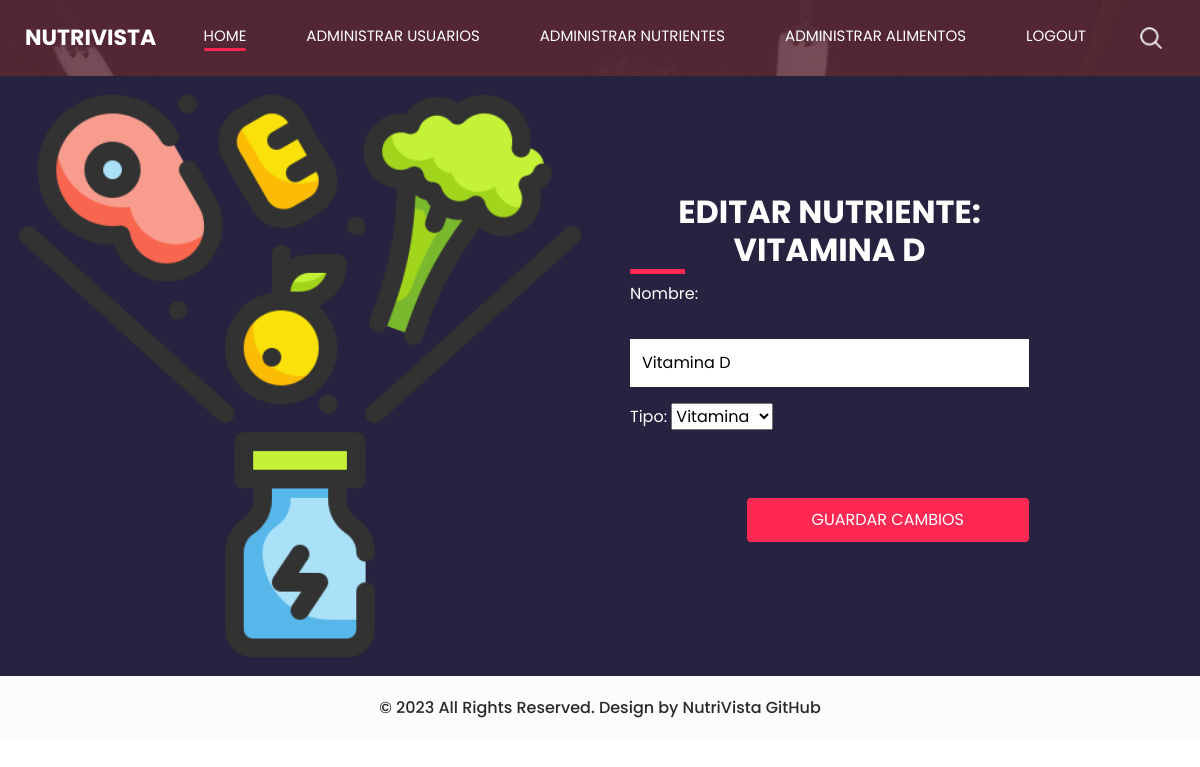
The page /editar_nutriente/5/ (signed in) on the database its author committed.
### base/models.py (models this page shows, shortened)
class Nutriente(models.Model):
    TIPO_CHOICES = [
        ('vitamina', 'Vitamina'),
        ('mineral', 'Mineral'),
    ]
    nombre = models.CharField(max_length=255)
    tipo = models.CharField(max_length=8, choices=TIPO_CHOICES)

### base/views.py (the view)
# urls.py: path('editar_nutriente/<int:nutriente_id>/', editar_nutriente, name='editar_nutriente'),
@login_required
@user_passes_test(lambda u: u.is_superuser)
def editar_nutriente(request, nutriente_id):
    nutriente = get_object_or_404(Nutriente, id=nutriente_id)
    if request.method == "POST":
        form = NutrienteForm(request.POST, instance=nutriente)
        if form.is_valid():
            form.save()
            return redirect('listar_nutrientes')
    else:
        form = NutrienteForm(instance=nutriente)
    return render(request, 'base/editar_nutriente.html', {'form': form, 'nutriente': nutriente})

### base/forms.py
class NutrienteForm(forms.ModelForm):
    class Meta:
        model = Nutriente
        fields = '__all__'

### base/templates/base/editar_nutriente.html (shortened to what this page needs)
{% load static %}
<html>
<head>
    <link rel="stylesheet" type="text/css" href="https://cdnjs.cloudflare.com/ajax/libs/OwlCarousel2/2.3.4/assets/owl.carousel.min.css" />
    <link rel="stylesheet" type="text/css" href="{% static 'css/bootstrap.css' %}" />
    <link href="{% static 'css/style.css' %}" rel="stylesheet" />
    <link href="{% static 'css/responsive.css' %}" rel="stylesheet" />
</head>
<body class="sub_page">
    <div class="hero_area">
        <header class="header_section">
            <div class="container-fluid">
                <nav class="navbar navbar-expand-lg custom_nav-container ">
                    <a class="navbar-brand" href="{% url 'main_page' %}">
                        <span>
                            NutriVista
                        </span>
                    </a>
                    <div class="collapse navbar-collapse" id="navbarSupportedContent">
                        <div class="d-flex ml-auto flex-column flex-lg-row align-items-center">
                          <ul class="navbar-nav  ">
                            <li class="nav-item active">
                              <a class="nav-link" href="{% url 'main_page' %}">Home <span class="sr-only">(current)</span></a>
                            </li>
                            {% if user.is_superuser %}
                            <li class="nav-item ">
                              <a class="nav-link" href="{% url 'lista_usuarios_inactivos' %}"> Administrar Usuarios</a>
                            </li>
                            <li class="nav-item ">
                              <a class="nav-link" href="{% url 'listar_nutrientes' %}"> Administrar Nutrientes</a>
                            </li>
                            <li class="nav-item ">
                              <a class="nav-link" href="{% url 'listar_todos_alimentos' %}"> Administrar Alimentos</a>
                            </li>
                            {% endif %}
                            <li class="nav-item">
                              <a class="nav-link" href="{% url 'logout' %}"> Logout</a>
                            </li>
                          </ul>
                            <div class="user_option">
                                <form class="form-inline my-2 my-lg-0 ml-0 ml-lg-4 mb-3 mb-lg-0">
                                    <button class="btn  my-2 my-sm-0 nav_search-btn" type="submit"></button>
                                </form>
                            </div>
                        </div>
                    </div>
                </nav>
            </div>
        </header>
    </div>
    <section class="contact_section ">
        <div class="container-fluid">
            <div class="row">
                <div class="col-md-6 px-0">
                    <div class="img-box">
                        <img src="{% static 'images/2317045.png' %}" alt="">
                    </div>
                </div>
                <div class="col-lg-5 col-md-6">
                    <div class="form_container pr-0 pr-lg-5 mr-0 mr-lg-2">
                        <div class="heading_container">
                            <h2>
                                Editar Nutriente: {{ nutriente.nombre }}
                            </h2>
                        </div>
                        <form method="post">
                            {{ form.as_p }}
                            <div class="d-flex ">
                                <button type="submit" class="btn btn-primary">Guardar Cambios</button>
                            </div>
                        </form>
                    </div>
                </div>
            </div>
        </div>
    </section>
    <footer class="container-fluid footer_section">
        <p>
            &copy; 2023 All Rights Reserved. Design by NutriVista
            <a href="https://github.com/davidguillen2002/proyectoweb.git">GitHub</a>
        </p>
    </footer>
</body>
</html>

### base/static/css/style.css (style rules this page uses)
body { font-family: 'Poppins', sans-serif; color: #000000; background-color: #ffffff; }
.heading_container { display: -webkit-box; display: -ms-flexbox; display: flex; -webkit-box-pack: center; -ms-flex-pack: center; justify-content: center; text-align: center; }
.heading_container h2 { font-weight: bold; position: relative; padding-bottom: 5px; text-transform: uppercase; }
.heading_container h2::before { content: ""; position: absolute; bottom: 0; left: 50%; width: 55px; height: 5px; background-color: #ff2953; -webkit-transform: translateX(-50%); transform: translateX(-50%); }
.hero_area { height: 100vh; display: -webkit-box; display: -ms-flexbox; display: flex; -webkit-box-orient: vertical; -webkit-box-direction: normal; -ms-flex-direction: column; flex-direction: column; background-image: url(../images/hero-bg.jpg); background-size: cover; background-attachment: fixed; }
.sub_page .hero_area { height: auto; }
.header_section .container-fluid { padding-right: 25px; padding-left: 25px; }
.custom_nav-container.navbar-expand-lg .navbar-nav .nav-item .nav-link { margin: 10px 30px; padding: 0; padding-bottom: 3px; color: #ffffff; text-align: center; position: relative; text-transform: uppercase; font-size: 15px; }
.custom_nav-container.navbar-expand-lg .navbar-nav .nav-item .nav-link::after { display: none; content: ""; position: absolute; left: 0; bottom: 0; width: 100%; height: 3px; border-radius: 5px; background-color: #ffffff; }
.custom_nav-container.navbar-expand-lg .navbar-nav .nav-item.active a::after, .custom_nav-container.navbar-expand-lg .navbar-nav .nav-item:hover a::after { display: block; background-color: #ff2953; }
a, a:hover, a:focus { text-decoration: none; }
.btn, .btn:focus { outline: none !important; -webkit-box-shadow: none; box-shadow: none; }
.user_option { display: -webkit-box; display: -ms-flexbox; display: flex; -webkit-box-align: center; -ms-flex-align: center; align-items: center; }
.custom_nav-container .nav_search-btn { background-image: url(../images/search-icon.png); background-size: 22px; background-repeat: no-repeat; background-position-y: 7px; width: 35px; height: 35px; padding: 0; border: none; }
.navbar-brand { display: -webkit-box; display: -ms-flexbox; display: flex; -webkit-box-align: center; -ms-flex-align: center; align-items: center; position: relative; }
.navbar-brand span { font-size: 22px; text-transform: uppercase; font-weight: bold; color: #ffffff; position: relative; z-index: 3; }
.custom_nav-container { z-index: 99999; padding: 15px 0; }
.contact_section { position: relative; background-color: #27223f; color: #ffffff; }
.contact_section .heading_container { -webkit-box-pack: start; -ms-flex-pack: start; justify-content: start; }
.contact_section .heading_container h2::before { text-align: left; left: 0; -webkit-transform: none; transform: none; }
.contact_section .row { -webkit-box-align: center; -ms-flex-align: center; align-items: center; }
.contact_section .img-box img { width: 100%; }
.contact_section .form_container { padding: 45px 0 45px 15px; }
.contact_section input { width: 100%; border: none; background-color: #ffffff; outline: none; color: #000000; margin-top: 25px; padding: 12px; }
.contact_section input::placeholder { color: #2a2a2c; }
.contact_section button { padding: 10px 65px; outline: none; border: none; color: #ffffff; background: #ff2953; margin: 45px 0 0 auto; text-transform: uppercase; }
.footer_section { background-color: #fbfdfd; padding: 20px; font-weight: 500; }
.footer_section p { color: #292929; margin: 0; text-align: center; }
.footer_section a { color: #292929; }

### rows shown on the page
Nutriente: nombre "VITAMINA D", nombre "Vitamina D", tipo "Vitamina"
